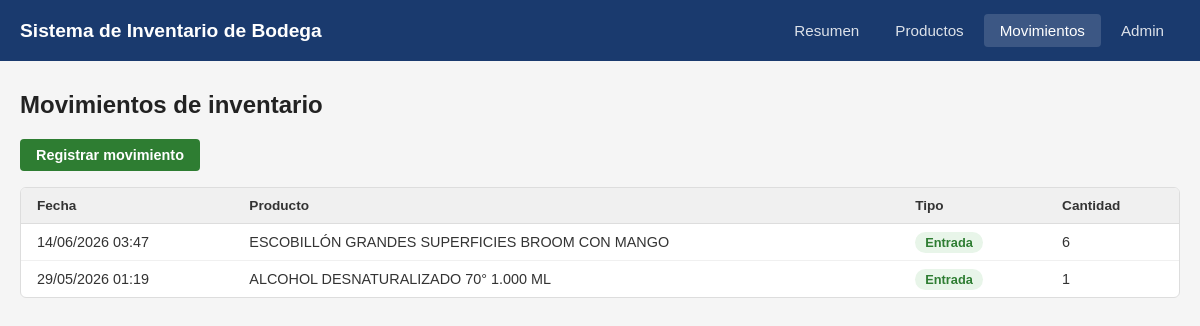
Page /movimientos/ (signed in) on the committed database.
### gestion/models.py (models this page shows, shortened)
class MovimientoInventario(models.Model):
    TIPO_CHOICES = [('ENTRADA', 'Entrada'), ('SALIDA', 'Salida')]
    producto = models.ForeignKey(ProductoBodega, on_delete=models.CASCADE)
    tipo = models.CharField(max_length=10, choices=TIPO_CHOICES)
    cantidad = models.PositiveIntegerField(validators=[MinValueValidator(1)])
    responsable = models.CharField(max_length=100, blank=True, default='')
    observacion = models.TextField(blank=True)
    fecha = models.DateTimeField(auto_now_add=True)
    class Meta:
        verbose_name = 'Movimiento'
        verbose_name_plural = 'Movimientos'
        ordering = ['-fecha']

class ProductoBodega(models.Model):
    codigo = models.CharField(max_length=30, unique=True)
    nombre = models.CharField(max_length=200, validators=[MinLengthValidator(2)])
    stock_actual = models.PositiveIntegerField(default=0, validators=[MinValueValidator(0)])
    categoria = models.ForeignKey(CategoriaInsumo, on_delete=models.SET_NULL, null=True)
    class Meta:
        verbose_name = 'Producto'
        verbose_name_plural = 'Productos'

### gestion/views.py (the view)
# urls.py: path('movimientos/', views.movimientos, name='movimientos'),
@staff_member_required(login_url='/admin/login/')
def movimientos(request):
    movimientos_qs = MovimientoInventario.objects.select_related('producto').order_by('-fecha')[:50]
    return render(request, 'gestion/movimientos.html', {'movimientos': movimientos_qs})

### templates/gestion/movimientos.html (shortened to what this page needs)
{% extends "gestion/base.html" %}
{% block nav_movimientos %}active{% endblock %}
{% block content %}
<h2>Movimientos de inventario</h2>
<a href="/movimientos/nuevo/" class="btn btn-green" style="margin-bottom:16px; display:inline-block">Registrar movimiento</a>
<div class="table-card">
    <table>
        <thead>
            <tr>
                <th>Fecha</th>
                <th>Producto</th>
                <th>Tipo</th>
                <th>Cantidad</th>
            </tr>
        </thead>
        <tbody>
            {% for m in movimientos %}
            <tr>
                <td>{{ m.fecha|date:"d/m/Y H:i" }}</td>
                <td>{{ m.producto.nombre }}</td>
                <td>
                    {% if m.tipo == 'ENTRADA' %}
                        <span class="badge-entrada">Entrada</span>
                    {% else %}
                        <span class="badge-salida">Salida</span>
                    {% endif %}
                </td>
                <td>{{ m.cantidad }}</td>
            </tr>
            {% empty %}
            <tr><td colspan="4" style="text-align:center; color:#999; padding:20px">Sin movimientos registrados</td></tr>
            {% endfor %}
        </tbody>
    </table>
</div>
{% endblock %}

### templates/gestion/base.html (style rules this page uses)
* { box-sizing: border-box; margin: 0; padding: 0; }
body { font-family: Arial, sans-serif; background: #f5f5f5; color: #333; }
h2 { font-size: 1.5rem; margin-bottom: 20px; color: #222; }
.btn { display: inline-block; padding: 8px 16px; border-radius: 4px; font-size: 0.9rem; font-weight: bold; text-decoration: none; border: none; cursor: pointer; transition: background 0.15s; }
.btn-green { background: #2e7d32; color: #fff; }
.table-card { background: #fff; border: 1px solid #ddd; border-radius: 6px; overflow: hidden; margin-bottom: 24px; }
table { width: 100%; border-collapse: collapse; }
thead th { background: #f0f0f0; padding: 10px 16px; text-align: left; font-size: 0.85rem; font-weight: bold; color: #333; border-bottom: 1px solid #ddd; }
tbody td { padding: 10px 16px; border-bottom: 1px solid #f0f0f0; font-size: 0.9rem; }
tbody tr:last-child td { border-bottom: none; }
.badge-entrada { background: #e8f5e9; color: #2e7d32; padding: 3px 10px; border-radius: 12px; font-size: 0.8rem; font-weight: bold; }

### rows in the picture
MovimientoInventario: fecha "14/06/2026 03:47", producto.nombre "ESCOBILLÓN GRANDES SUPERFICIES BROOM CON MANGO", tipo "Entrada", cantidad "6"
MovimientoInventario: fecha "29/05/2026 01:19", producto.nombre "ALCOHOL DESNATURALIZADO 70° 1.000 ML", tipo "Entrada", cantidad "1"
